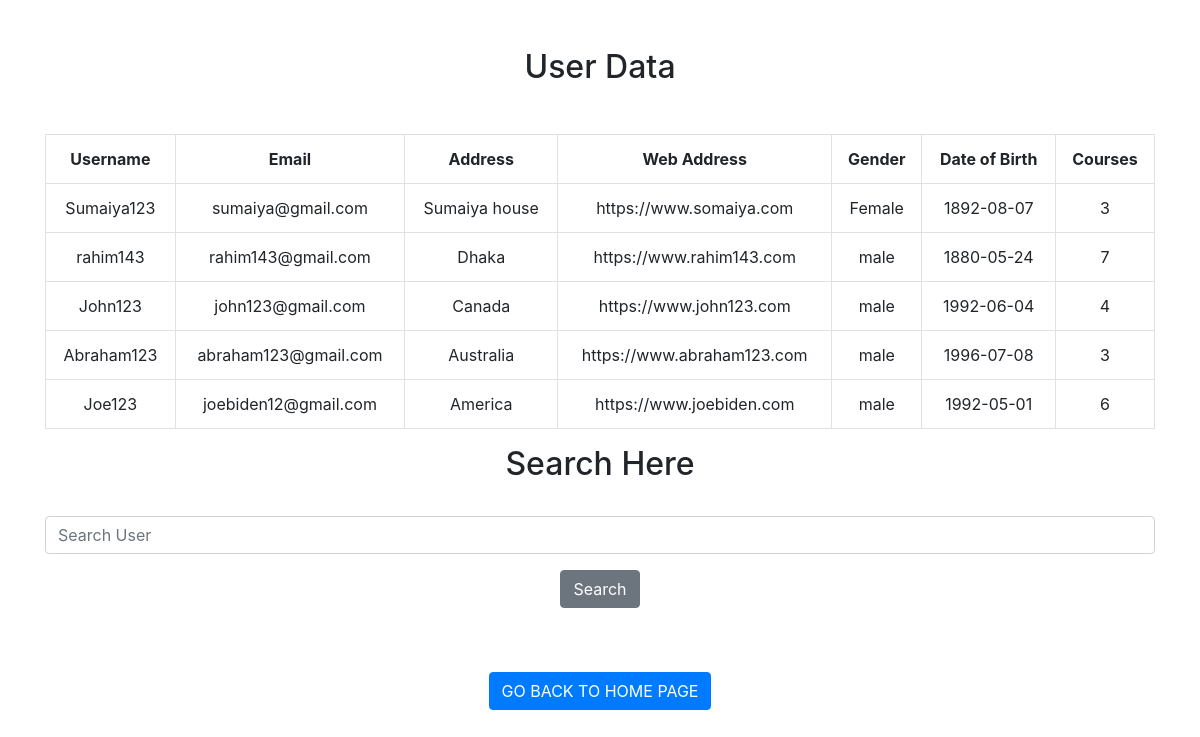
The app's page /data.php with its own data.
### tables this page shows
CREATE TABLE `students` (
  `username` text NOT NULL,
  `password` text NOT NULL,
  `email` text NOT NULL,
  `address` text NOT NULL,
  `web` text NOT NULL,
  `dob` date NOT NULL,
  `gender` varchar(100) NOT NULL,
  `numofcourse` int(11) NOT NULL
);

### data.php (the view, shortened to what this page needs)
<!DOCTYPE html>
<html lang="en" dir="ltr">
  <head>
    <link rel="stylesheet" href="css/bootstrap.min.css">
  </head>
  <body>
    <div class="container">
      <div class="row">
        <div class="col md-5 text-center">
          <h2 class="m-5">User Data</h2>
              <?php
              $connection=mysqli_connect('localhost','root','','MyDB');
              $query="select * from students";
              $result=mysqli_query($connection,$query);
                  if($result)
                  {
                  if(mysqli_num_rows($result)>0){
                    echo "<table class='col-12 table table-bordered'>
                    <tr>
                        <td class='font-weight-bold'>
                            Username
                        </td>
                        <td class='font-weight-bold'>
                            Email
                        </td>
                        <td class='font-weight-bold'>
                            Address
                        </td>
                        <td class='font-weight-bold'>
                            Web Address
                        </td>
                        <td class='font-weight-bold'>
                            Gender
                        </td>
                        <td class='font-weight-bold'>
                            Date of Birth
                        </td>
                        <td class='font-weight-bold'>
                            Courses
                        </td>
                    </tr>
                    ";
                    while($ans=mysqli_fetch_array($result))
                    {
                                      echo "<tr>";
                                                  echo "<td>". $ans['username'] ."</td>";
                                                  echo "<td>". $ans['email'] ."</td>";
                                                  echo "<td>". $ans['address'] ."</td>";
                                                  echo "<td>". $ans['web'] ."</td>";
                                                  echo "<td>". $ans['gender'] ."</td>";
                                                  echo "<td>". $ans['dob'] ."</td>";
                                                  echo "<td>". $ans['numofcourse'] ."</td>";
                                      echo "</tr>";
                      }
                                echo "</table>";
                    }
                    }
                                 ?>
          <h2>Search Here</h2>
          <form class="form-group" action="search.php" method="post">
            <div class = "form-group">
                <input type="text" name="searchuser" placeholder="Search User"class="form-control">
                <input type="submit" name="search" value="Search" class="btn btn-secondary mt-3">
            </div>
          </form>
            <br><br> <a href="index.php"> <button class="btn btn-primary"> GO BACK TO HOME PAGE</button> </a>
        </div>
      </div>
    </div>
  </body>
</html>

### records on screen
students: username "Sumaiya123", email "sumaiya@gmail.com", address "Sumaiya house", web "https://www.somaiya.com", gender "Female", dob "1892-08-07", numofcourse "3"
students: username "rahim143", email "rahim143@gmail.com", address "Dhaka", web "https://www.rahim143.com", gender "male", dob "1880-05-24", numofcourse "7"
students: username "John123", email "john123@gmail.com", address "Canada", web "https://www.john123.com", gender "male", dob "1992-06-04", numofcourse "4"
students: username "Abraham123", email "abraham123@gmail.com", address "Australia", web "https://www.abraham123.com", gender "male", dob "1996-07-08", numofcourse "3"
students: username "Joe123", email "joebiden12@gmail.com", address "America", web "https://www.joebiden.com", gender "male", dob "1992-05-01", numofcourse "6"
